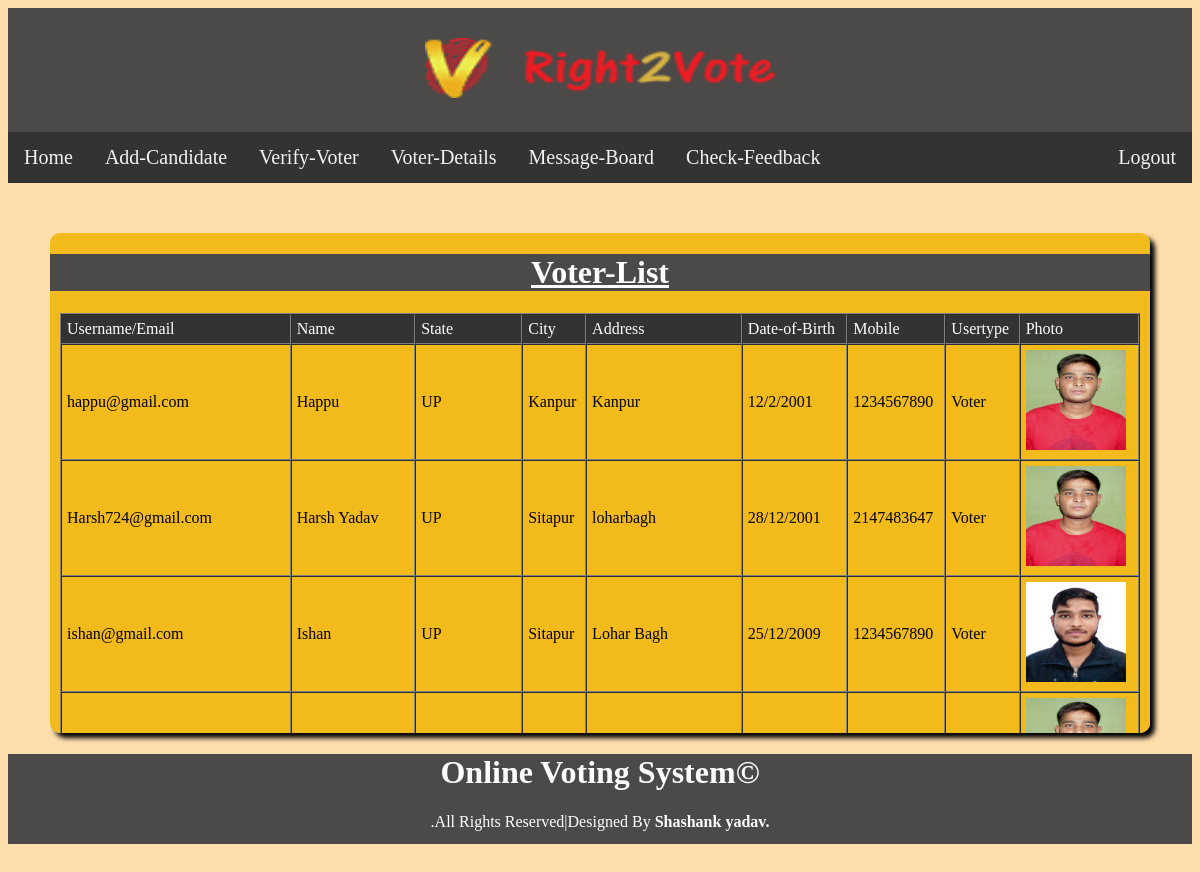
The app's page /voterdetail.php with its own data.
### tables this page shows
CREATE TABLE IF NOT EXISTS `registration` (
  `user` varchar(50) NOT NULL,
  `name` varchar(100) NOT NULL,
  `state` varchar(50) NOT NULL,
  `city` varchar(50) NOT NULL,
  `address` varchar(500) NOT NULL,
  `dob` varchar(50) NOT NULL,
  `mobile` int(20) NOT NULL,
  `utype` varchar(20) NOT NULL,
  `photo` varchar(100) NOT NULL,
  `status` varchar(100) NOT NULL,
  `chance` int(100) NOT NULL,
  PRIMARY KEY (`user`)
);

### voterdetail.php (the view, shortened to what this page needs)
<?php include("adminnav.php")?>
   <!DOCTYPE html>
   <html>
   <head>
   </head>
   <body>
  <center> <div class="div1"  style="overflow-y:scroll">
<h1 style="text-align: center;background-color:#4C4A48;color:white;"><u>Voter-List</u></h1>
    <table border="1px" width="1080" cellspacing="0px" cellpadding="5px">
        <tr style="background-color: #333;color: white;">
            <td>Username/Email</td>
            <td>Name</td>
            <td>State</td>
            <td>City</td>
            <td>Address</td>
            <td>Date-of-Birth</td>
            <td>Mobile</td>
            <td>Usertype</td>
            <td>Photo</td>
        </tr>
        <?php
$con=mysqli_connect("127.0.0.1","root","","online_voting");
$query="select * from registration ";
$res=mysqli_query($con,$query);
while($row=mysqli_fetch_array($res))
{
		$user=$row[0];
		$name=$row[1];
		$state=$row[2];
		$city=$row[3];
		$address=$row[4];
		$dob=$row[5];
		$mobile=$row[6];
		$usertype=$row[7];
		$photo=$row[8];
echo"<tr><td>".$user."</td><td>".$name."</td><td>".$state."</td><td>".$city."</td><td>".$address."</td><td>".$dob."</td><td>".$mobile."</td><td>".$usertype."</td><td><a href='$photo'><img src='".$photo."'height='100'width='100' ></a></td><a href='$photo'></a></td></tr>";
}
?>
</table>
</div></center>
<div class="footer">
<h1>Online Voting System&copy;</h1>.All Rights Reserved|Designed By <b>Shashank yadav.</b>
</div>
</body>
</html>

### adminnav.php (style rules this page uses)
* { box-sizing: border-box; }
body { font-family:Comic Sans MS;"; padding: 10px; background:#FFDEAD; }
.footer { text-align: center; background: #4C4A48; height: 90px; color:white; }

### voterdetail.php (style rules this page uses)
.div1 { width:1100px; height:500px; background-color: #F2BA1B; margin-top: 50px; box-sizing:border-box; box-shadow:5px 5px 5px black; border-radius:10px; }

### records on screen
registration: user "happu@gmail.com", name "Happu", state "UP", city "Kanpur", address "Kanpur", dob "12/2/2001", mobile "1234567890", utype "Voter", photo (picture)
registration: user "Harsh724@gmail.com", name "Harsh Yadav", state "UP", city "Sitapur", address "loharbagh", dob "28/12/2001", mobile "2147483647", utype "Voter", photo (picture)
registration: user "ishan@gmail.com", name "Ishan", state "UP", city "Sitapur", address "Lohar Bagh", dob "25/12/2009", mobile "1234567890", utype "Voter", photo (picture)
registration: photo (picture)
